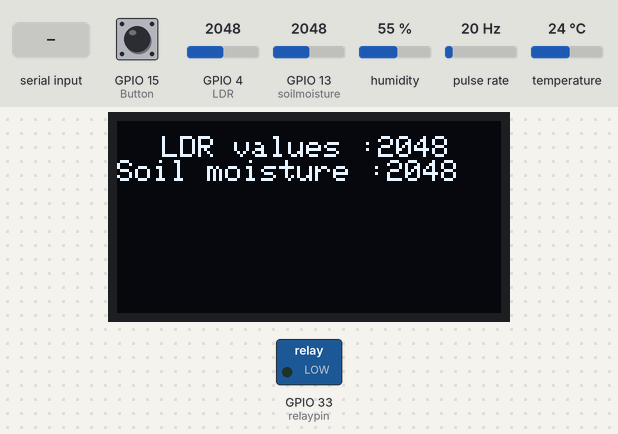
Simulated run of this sketch. Board: ESP32. On the bench: 128×64 one-colour display, switched loads named in the sketch (green lamp = pin HIGH). Wiring (inferred from the names in the program): pulse sensor: data GPIO 2. The inputs (shaded band) are chosen by the test bench; at power-on: GPIO 15 (Button) LOW, GPIO 4 (LDR) = 2048, GPIO 13 (soilmoisture) = 2048, humidity 55 %, pulse rate 20 Hz, temperature 24 °C. What the sketch prints to the serial monitor is not drawn.

Above: at 6.2 s.
6.3 s: GPIO 15 (Button) pulled HIGH for 3.2 s
At 7.1 s:
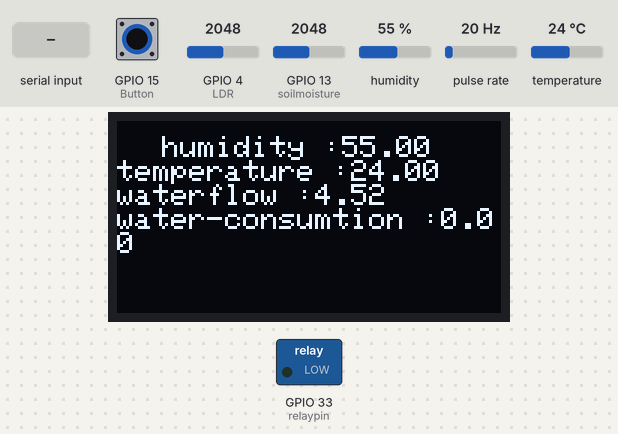
11.0 s: "H" received over Serial
At 12.9 s:
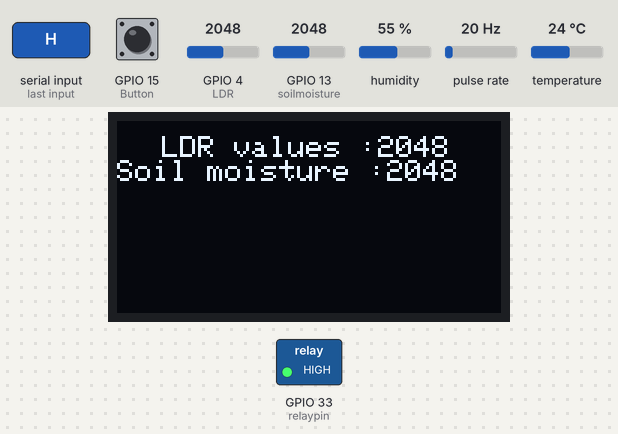
13.9 s: GPIO 15 (Button) pulled HIGH for 1 s
At 14.5 s:
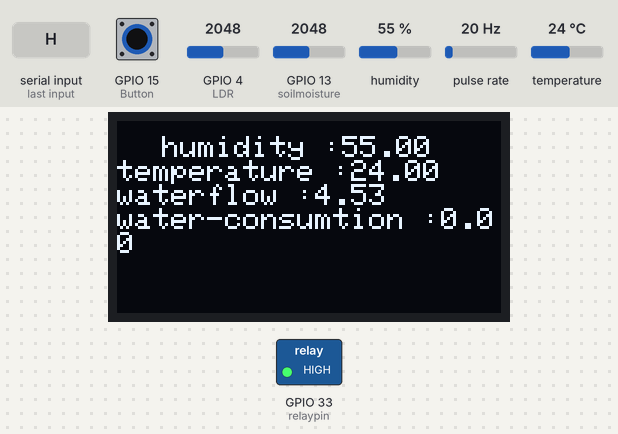
16.4 s: GPIO 4 (LDR) set to 2866
At 17.9 s:
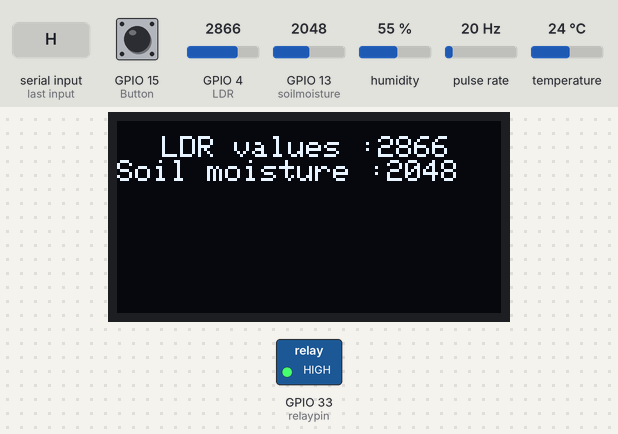
18.2 s: GPIO 13 (soilmoisture) set to 2866
At 18.9 s:
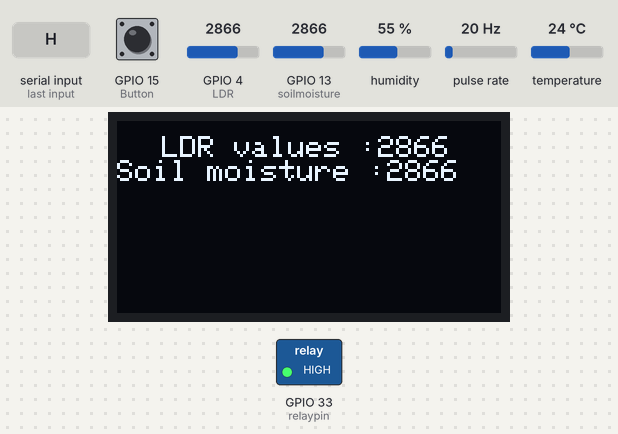
19.8 s: GPIO 4 (LDR) set to 3972
At 20.4 s:
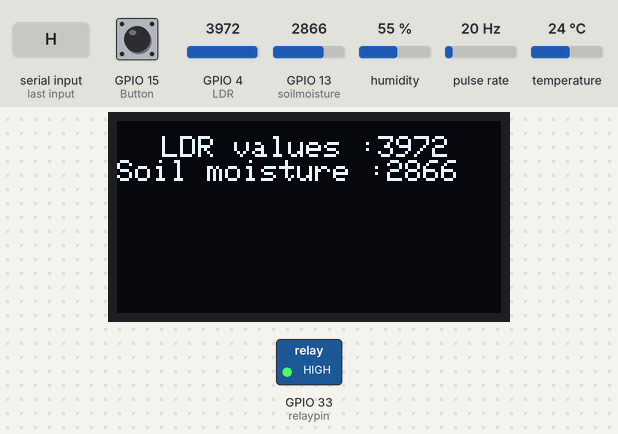
Timing chart, 0 to 22.4 s (numbered marks = the images above; inputs shaded):
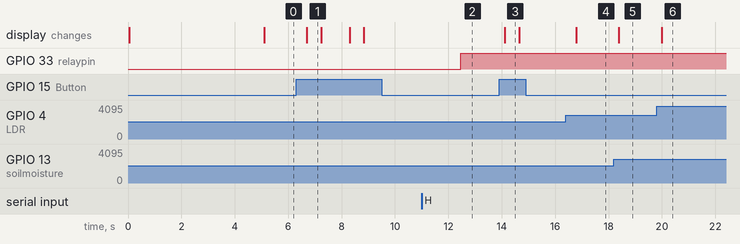

Measured:
- after the input at 6.3 s, the display: changes after 0.39 s (image 1)
- after the input at 11.0 s, GPIO 33 (relaypin): LOW → HIGH after 1.5 s
- after the input at 13.9 s, the display: changes after 0.20 s (image 3)
- after the input at 16.4 s, the display: changes after 0.39 s (image 4)
- after the input at 18.2 s, the display: changes after 0.18 s (image 5)
- after the input at 19.8 s, the display: changes after 0.19 s (image 6)
- what the display in image 1 shows lasts 0.5 s, from 6.7 s to 7.2 s

The sketch:

IITM_ESP32Code.ino
```cpp
#include "DHT.h"

//display
#include <SPI.h>
#include <Wire.h>
#include <Adafruit_GFX.h>
#include <Adafruit_SSD1306.h>
#define SCREEN_WIDTH 128
#define SCREEN_HEIGHT 64
#define OLED_RESET  -1
#define SCREEN_ADDRESS 0x3C
Adafruit_SSD1306 display(SCREEN_WIDTH, SCREEN_HEIGHT, &Wire, OLED_RESET);
#define DHTPIN 5
#define DHTTYPE DHT11
DHT dht(DHTPIN,DHTTYPE);
#define relaypin 33


#define SENSOR  2
int soilmoisture = 13;
#define Button 15 //changed from 15 to 18
#define LDR 4
int LDRval;
long currentMillis = 0;
long previousMillis = 0;
int interval = 1000;
boolean ledState = LOW;
float calibrationFactor = 4.5;
volatile byte pulseCount;
byte pulse1Sec = 0;
float flowRate;
unsigned int flowMilliLitres;
unsigned long totalMilliLitres;
String relayMode;
int displayMode = 0;
int soilmoisturevalue;

void IRAM_ATTR pulseCounter()
{
  pulseCount++;
}


float temperature;
float humidity;

void setup() {
  // put your setup code here, to run once:

  pinMode(soilmoisture, INPUT);
  pinMode(SENSOR, INPUT_PULLUP);
  pinMode(Button, INPUT);
  pinMode(LDR, INPUT);
  pinMode(relaypin,OUTPUT);
  digitalWrite(relaypin, LOW);
  pulseCount = 0;
  flowRate = 0.0;
  flowMilliLitres = 0;
  totalMilliLitres = 0;
  previousMillis = 0;

  attachInterrupt(digitalPinToInterrupt(SENSOR), pulseCounter, FALLING);


// display
  if(!display.begin(SSD1306_SWITCHCAPVCC, SCREEN_ADDRESS)) {
    Serial.println(F("SSD1306 allocation failed"));
    for(;;); // Don't proceed, loop forever
  }

    // Clear the buffer.
  display.clearDisplay();

  // Display Text
  display.setTextSize(1);
  display.setTextColor(WHITE);
  display.setCursor(15,5);
  display.println("AquaGuardian");
  display.display();
  delay(5000);
  display.clearDisplay();
  display.println("");


  Serial.begin(115200);
  dht.begin();
}

void loop() {

if(digitalRead(Button) == HIGH){

  if(displayMode>1){

    displayMode = 0;

  }else{

    displayMode += 1;

  }

}

if(Serial.available()>0){
 relayMode = Serial.readString();

//  Serial.print(relayMode);
 if(relayMode.startsWith("H") || soilmoisturevalue>1000){
  digitalWrite(relaypin, HIGH);
  // Serial.println("HIGH");
 }else{
  digitalWrite(relaypin, LOW);
  // Serial.println("LOW");
 }
}

// Serial.print("alive");
valueFinder(displayMode);
messagePrinter(humidity,temperature,flowRate,totalMilliLitres,LDRval,soilmoisturevalue);
// digitalWrite(relaypin, HIGH);

}

void valueFinder(int displayMode){


currentMillis = millis();
  if (currentMillis - previousMillis > interval) {

    pulse1Sec = pulseCount;
    pulseCount = 0;

    flowRate = ((1000.0 / (millis() - previousMillis)) * pulse1Sec) / calibrationFactor;
    previousMillis = millis();


    flowMilliLitres = (flowRate / 60) * 1000;


    totalMilliLitres += flowMilliLitres;


  }


  humidity = dht.readHumidity();
  temperature = dht.readTemperature();
  soilmoisturevalue = analogRead(soilmoisture);
  LDRval = analogRead(LDR);
  String LDRstr = "LDR values :"+String(LDRval);
  String soilmoisturestr = "Soil moisture :"+String(soilmoisturevalue);
  String humiditystr =  "humidity :"+String(humidity);
  String Tempstr = "temperature :"+String(temperature);
  String waterflowstr = "waterflow :"+String(flowRate);
  float waterconsumLitre = totalMilliLitres/1000;
  String TotalConsumption = "water-consumtion :"+String(waterconsumLitre);
  if (displayMode == 1) {
  display.setTextSize(1);
  display.setTextColor(WHITE);
  display.setCursor(15,5);
  display.println(humiditystr);
  display.println(Tempstr);
  display.println(waterflowstr);
  display.println(TotalConsumption);
  display.display();
  }else{

  display.setTextSize(1);
  display.setTextColor(WHITE);
  display.setCursor(15,5);
  display.println(LDRstr);
  display.println(soilmoisturestr);
  display.display();

  }
  display.clearDisplay();
}

void messagePrinter(int humidity,int temperature,int flowRate,int totalMilliLitres,int LDRval,int soilmoisturevalue){
  String s1 = "humidity,"+String(humidity)+","+"temperature"+","+String(temperature)+","+"flowRate"+","+String(flowRate)+","+"total water consumption"+","+String(totalMilliLitres/1000)+","+"LDR"+","+String(LDRval)+","+"soil moisture"+","+String(soilmoisturevalue);
  Serial.println(s1);
  // Serial.println(LDRval);
  delay(500);
}
```
